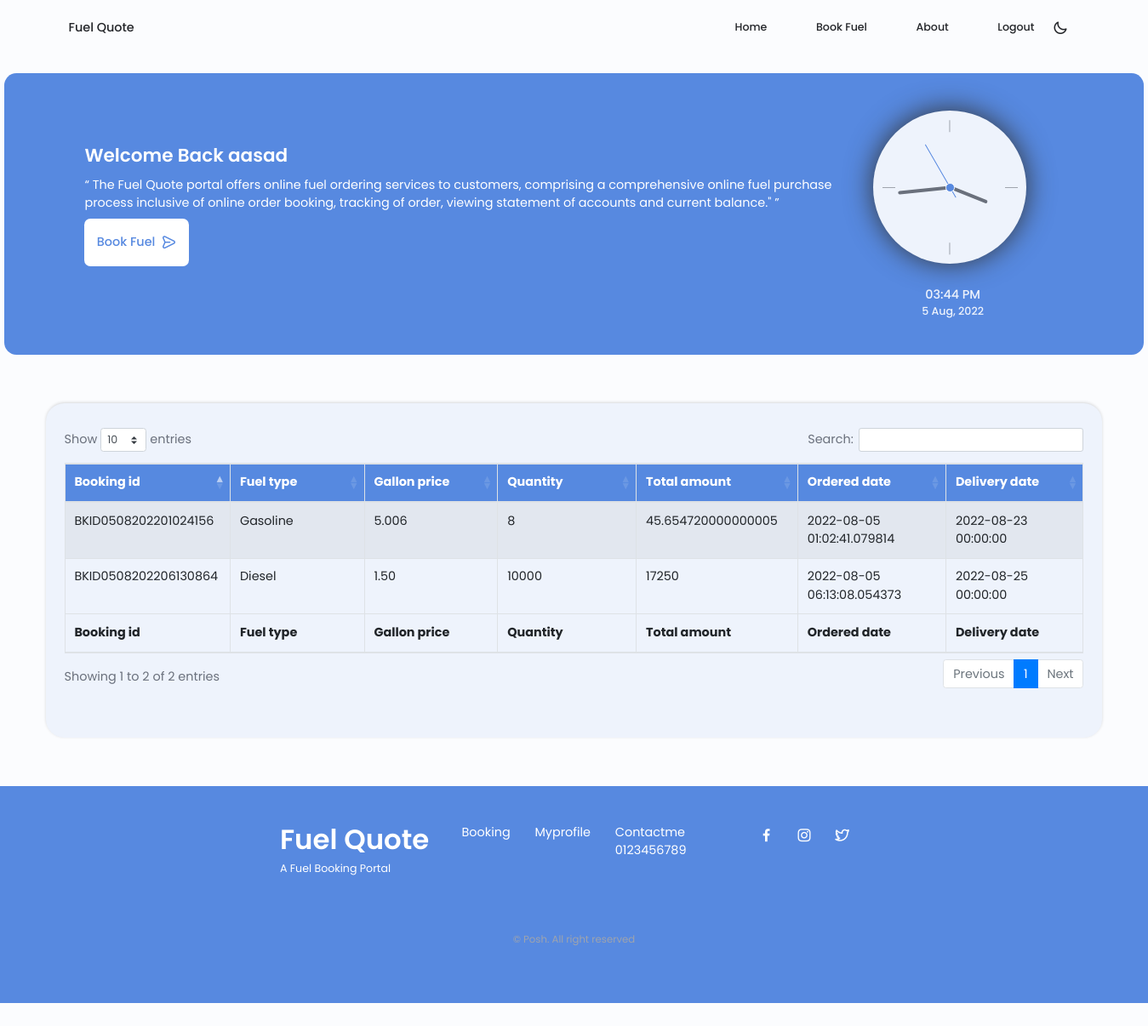
The app's page /fuel_quote/fuel_quote_history/0508202201021329254 with its own data.
### portal/models/ClientInformation.py (models this page shows)
class ClientInformation(db.Model):
    __bind_key__ = 'db'
    Id = db.Column(db.Integer,Sequence('user_info_seq',start=1), unique=True, nullable=False, primary_key=True)
    user_id = db.Column(db.String(255))
    username = db.Column(db.String(50),nullable=False)
    email_id = db.Column(db.String(255))
    mobile_number = db.Column(db.String(10))
    office_name = db.Column(db.String(50))
    active=db.Column(db.String(10))
    status = db.Column(db.String(10), nullable=False)
    zipcode=db.Column(db.String(9), nullable=False)
    address_1=db.Column(db.String(100),nullable=False)
    address_2 = db.Column(db.String(100))
    state=db.Column(db.String(3),nullable=False)
    country = db.Column(db.String(100), nullable=False)
    user_created_time = db.Column(db.TIMESTAMP, default=datetime.now, nullable=False)
    created_by = db.Column(db.String(255))
    attributes_1 = db.Column(db.String(255))
    attributes_2 = db.Column(db.String(255))
    attributes_3 = db.Column(db.String(255))
    attributes_4 = db.Column(db.String(255))
    attributes_5 = db.Column(db.String(255))
    attributes_6 = db.Column(db.String(255))
    attributes_7 = db.Column(db.String(255))
    attributes_8 = db.Column(db.String(255))
    attributes_9 = db.Column(db.String(255))
    attributes_10 = db.Column(db.String(255))
    attributes_11 = db.Column(db.String(255))
    attributes_12 = db.Column(db.String(255))
    attributes_13 = db.Column(db.String(255))
    attributes_14 = db.Column(db.String(255))
    attributes_15 = db.Column(db.String(255))
    attributes_16 = db.Column(db.String(255))
    attributes_17 = db.Column(db.String(255))
    attributes_18 = db.Column(db.String(255))
    attributes_19 = db.Column(db.String(255))
    attributes_20 = db.Column(db.String(255))

### portal/models/FuelQuote.py (models this page shows)
class FuelQuote(db.Model):
    __bind_key__ = 'db'
    fuel_quote_id = db.Column(db.String(255), unique=True, nullable=False, primary_key=True)
    user_id = db.Column(db.String(255))
    quantity = db.Column(db.String(255))
    cur_gallon_price = db.Column(db.String(255))
    total_price = db.Column(db.String(255))
    state = db.Column(db.String(3))
    country = db.Column(db.String(255))
    address = db.Column(db.String(100))
    phone_number = db.Column(db.String(10))
    fuel_type=db.Column(db.String(10))
    cur_gst=db.Column(db.String(255))
    is_state=db.Column(db.String(255))
    status=db.Column(db.String(100))
    created_date = db.Column(db.TIMESTAMP, default=datetime.now)
    delivery_date = db.Column(db.TIMESTAMP)
    updated_date = db.Column(db.TIMESTAMP, default=datetime.now)
    attributes_1 = db.Column(db.String(255))
    attributes_2 = db.Column(db.String(255))
    attributes_3 = db.Column(db.String(255))
    attributes_4 = db.Column(db.String(255))
    attributes_5 = db.Column(db.String(255))
    attributes_6 = db.Column(db.String(255))
    attributes_7 = db.Column(db.String(255))
    attributes_8 = db.Column(db.String(255))
    attributes_9 = db.Column(db.String(255))
    attributes_10 = db.Column(db.String(255))
    attributes_11 = db.Column(db.String(255))
    attributes_12 = db.Column(db.String(255))
    attributes_13 = db.Column(db.String(255))
    attributes_14 = db.Column(db.String(255))
    attributes_15 = db.Column(db.String(255))
    attributes_16 = db.Column(db.String(255))
    attributes_17 = db.Column(db.String(255))
    attributes_18 = db.Column(db.String(255))
    attributes_19 = db.Column(db.String(255))
    attributes_20 = db.Column(db.String(255))

### portal/views.py (the view)
@bp.route('/fuel_quote_history/<string:user_uid>', methods=['GET','POST'])
def fuel_quote_history(user_uid):
    if request.method == "GET":
        fq = FuelQuote.query.filter_by(user_id=user_uid).all()
        users = ClientInformation.query.filter_by(user_id=user_uid).one()
        main_table = []
        inner_loop = []
        first_username=users.office_name
        for Quote in fq:
            print(Quote)
            inner_loop.append(Quote.fuel_quote_id)
            inner_loop.append(Quote.fuel_type)
            inner_loop.append(Quote.cur_gallon_price)
            inner_loop.append(Quote.quantity)
            inner_loop.append(Quote.total_price)
            inner_loop.append(Quote.created_date)
            inner_loop.append(Quote.delivery_date)
            main_table.append(inner_loop)
            inner_loop = []
        count_row = len(main_table)
        return render_template("fuel_quote_history.html",UID=user_uid,main_table=main_table,count_row=count_row,first_username=first_username)

### portal/templates/fuel_quote_history.html (shortened to what this page needs)
<!DOCTYPE html>
<html lang="en">
<head>
    <link rel="stylesheet" href="https://unicons.iconscout.com/release/v4.0.0/css/line.css">
    <link rel="stylesheet" href="/fuel_quote/static/css/home/swiper-bundle.min.css">
    <link rel="stylesheet" href="/fuel_quote/static/css/home/bootstrap.css">
    <link rel="stylesheet" href="/fuel_quote/static/css/home/dataTables.bootstrap4.min.css">
    <link rel="stylesheet" href="/fuel_quote/static/css/home/styles.css">
</head>
<body style="zoom: 90%;">
    <header class="header" id="header">
        <nav class="nav container">
            <a href="/fuel_quote/fuel_quote_history/{{UID}}" class="nav__logo">Fuel Quote</a>
            <div class="nav__menu" id="nav-menu">
                <ul class="nav__list grid">
                    <li class="nav__item">
                        <a href="/fuel_quote/fuel_quote_history/{{UID}}" class="nav__link">
                            Home
                        </a>
                    </li>
                    <li class="nav__item">
                        <a href="/fuel_quote/fuel_quote_form/{{UID}}" class="nav__link">
                            Book Fuel
                        </a>
                    </li>
                    <li class="nav__item">
                        <a href="/fuel_quote/client_profile_management/{{UID}}" class="nav__link">
                            About
                        </a>
                    </li>
                    <li class="nav__item">
                        <a href="/fuel_quote/logout" class="nav__link">
                            Logout
                        </a>
                    </li>
                </ul>
            </div>
            <div class="nav__btns">
                <i class="uil uil-moon change-theme" id="theme-button1"></i>
            </div>
        </nav>
    </header>
    <section class="project section" id="project_">
        <div class="project__bg">
            <div class="project__container container grid"
                style="width: 1488px !important;max-width: 1600px; height: 367px;">
                <div class="project__data">
                    <h2 class="project__title">Welcome Back {{first_username}}</h2>
                    <p class="project__description">&ldquo; The Fuel Quote portal offers online fuel ordering services
                        to customers, comprising a comprehensive online fuel purchase process inclusive of online order
                        booking, tracking of order, viewing statement of accounts and current balance."
                        &rdquo;
                    </p>
                    <a href="/fuel_quote/fuel_quote_form/{{UID}}" class="button button--flex button--white">
                        Book Fuel
                        <i class="uil uil-message project__icon button__icon"></i>
                    </a>
                </div>
                <div class="clock__content grid_1">
                    <div class="clock__circle">
                        <div class="clock__rounder"></div>
                    </div>
                    <div style="
                    margin-top: -28px;
                    margin-left: -106px;
                    color: #eef3fc;
                ">
                        <div class="clock__text">
                            <div class="clock__text-hour" id="text-hour"></div>
                            <div class="clock__text-minutes" id="text-minutes"></div>
                            <div class="clock__text-ampm" id="text-ampm"></div>
                        </div>
                        <div class="clock__date">
                            <span id="date-day"></span>
                            <span id="date-month"></span>
                            <span id="date-year"></span>
                        </div>
                    </div>
                </div>
            </div>
        </div>
    </section>
    <main class="main">
        <section class="quote_table section" id="quote_table" style="
        padding: 2rem 0 2rem !important;
    ">
            <div class="Datatable__quit__container quit__container">
                <div class="container-fluid">
                    <div class="table-card field-anim-13" style="border: 0 !important;">
                        <div class="card-body" style="
                        background-color: var(--input-color);
                        padding: 2rem 1.5rem 4rem;
                        box-shadow: 0 -1px 4px rgb(0 0 0 / 15%);
                        border-radius: 1.5rem 1.5rem 1.5rem 1.5rem;
                        margin-left: 45px;
                        margin-right: 45px;
                        /* border-radius: 5px; */
                    ">
                            <table id="example" class="table table-striped table-bordered" style="width:100%">
                                <thead>
                                    <tr style="background:#5689e0">
                                        <th style="width: 179.004px; color: white;">Booking id</th>
                                        <th style="width: 179.004px; color: white;">Fuel type</th>
                                        <th style="width: 179.004px; color: white;">Gallon price</th>
                                        <th style="width: 179.004px; color: white;">Quantity</th>
                                        <th style="width: 179.004px; color: white;">Total amount</th>
                                        <th style="width: 179.004px; color: white;">Ordered date</th>
                                        <th style="width: 179.004px; color: white;">Delivery date</th>
                                    </tr>
                                </thead>
                                <tbody>
                                    {% for name in range(count_row) %}
                                    <tr>
                                        <td>{{ main_table[name][0] }}</td>
                                        <td>{{ main_table[name][1] }}</td>
                                        <td>{{ main_table[name][2] }}</td>
                                        <td>{{ main_table[name][3] }}</td>
                                        <td>{{ main_table[name][4] }}</td>
                                        <td>{{ main_table[name][5] }}</td>
                                        <td>{{ main_table[name][6] }}</td>
                                    </tr>
                                    {% endfor %}
                                </tbody>
                                <tfoot>
                                    <tr>
                                        <th>Booking id</th>
                                        <th>Fuel type</th>
                                        <th>Gallon price</th>
                                        <th>Quantity</th>
                                        <th>Total amount</th>
                                        <th>Ordered date</th>
                                        <th>Delivery date</th>
                                    </tr>
                                </tfoot>
                            </table>
                        </div>
                    </div>
                </div>
            </div>
        </section>
    </main>
    <footer class="footer">
        <div class="footer__bg">
            <div class="footer__container container grid">
                <div>
                    <h1 class="footer__title">Fuel Quote</h1>
                    <span class="footer__subtitle">A Fuel Booking Portal</span>
                </div>
                <ul class="footer__links">
                    <li>
                        <a href="#services" class="footer__link">Booking</a>
                    </li>
                    <li>
                        <a href="#portfolio" class="footer__link">Myprofile</a>
                    </li>
                    <li>
                        <a href="#contact" class="footer__link">Contactme</a>
                        <a href="#contact" class="footer__link">0123456789</a>
                    </li>
                </ul>
                <div class="footer__socials">
                    <a href="https://www.facebook.com/" target="_blank" class="footer__social">
                        <i class="uil uil-facebook-f"></i>
                    </a>
                    <a href="https://www.instagram.com/" target="_blank" class="footer__social">
                        <i class="uil uil-instagram"></i>
                    </a>
                    <a href="https://twitter.com/" target="_blank" class="footer__social">
                        <i class="uil uil-twitter-alt"></i>
                    </a>
                </div>
            </div>
            <p class="footer__copy">&#169; Posh. All right reserved</p>
        </div>
    </footer>
</body>
</html>

### records on screen
ClientInformation: office_name "aasad"
FuelQuote: fuel_quote_id "BKID0508202201024156", fuel_type "Gasoline", cur_gallon_price "5.006", total_price "45.654720000000005", created_date "2022-08-05 01:02:41.079814", delivery_date "2022-08-23 00:00:00"
FuelQuote: fuel_quote_id "BKID0508202206130864", fuel_type "Diesel", cur_gallon_price "1.50", quantity "10000", total_price "17250", created_date "2022-08-05 06:13:08.054373", delivery_date "2022-08-25 00:00:00"

### other values on screen
{{ main_table[name][3] }} "8"
